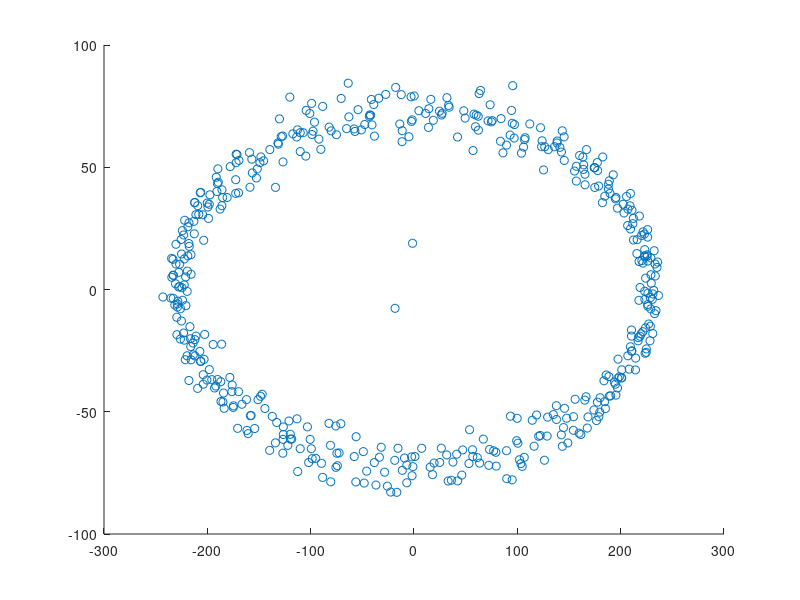

The MATLAB source for this figure:
A = load('svd.dat');
[U,S,V] = svd(A, 0);
basis = V(:, 1:2);
A_projected = A * basis;
scatter(A_projected(:, 1), A_projected(:, 2));
outliers = [-1.399, 18.91; -18.33, -7.7];
out_original = outliers * basis';